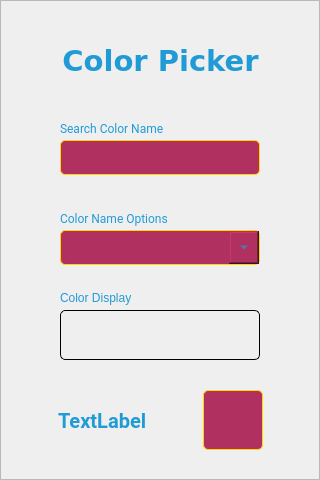
<?xml version="1.0" encoding="UTF-8"?>
<ui version="4.0">
 <class>MainWindow</class>
 <widget class="QMainWindow" name="MainWindow">
  <property name="geometry">
   <rect>
    <x>0</x>
    <y>0</y>
    <width>320</width>
    <height>480</height>
   </rect>
  </property>
  <property name="minimumSize">
   <size>
    <width>320</width>
    <height>480</height>
   </size>
  </property>
  <property name="maximumSize">
   <size>
    <width>320</width>
    <height>480</height>
   </size>
  </property>
  <property name="windowTitle">
   <string>MainWindow</string>
  </property>
  <widget class="QWidget" name="centralwidget">
   <property name="minimumSize">
    <size>
     <width>320</width>
     <height>480</height>
    </size>
   </property>
   <property name="maximumSize">
    <size>
     <width>320</width>
     <height>480</height>
    </size>
   </property>
   <property name="styleSheet">
    <string notr="true">#comboBox{
	background-color:#B03060;
	selection-background-color:#88254a;
	border:1px solid#FFD700;
	border-radius:5px;
	color:#219BD6;
}
#comboBox:drop-down{
	width: 30px;
}

#frame{
	background-image: url(:/background/background.png);
}
#searchBtn, #lineEdit{
	background:transparent;
	border:0px;
	padding:3px;
	color:#219BD6;
}
#searchFrame{
	border-radius:5px;
	border:1px solid#FFD700;
	background-color:#B03060;
}
#frame_3{
	background:transparent;
}
#clipBoardBtn{
	border:1px solid#FFD700;
	border-radius:5px;
	background-color:#B03060;
}
#clipBoardBtn:pressed{
	background-color:#88254a;
}
QLabel{
	color:#219BD6;
}
#lineEdit,#comboBox{
	font-size:12px;
	font-weight:bold;
}
#searchText,#optionText{
	font-family:roboto;
}
#displayFrame{
	background:transparent;
	border:1px solid;
	border-radius:5px;
}</string>
   </property>
   <layout class="QHBoxLayout" name="horizontalLayout">
    <property name="spacing">
     <number>0</number>
    </property>
    <property name="leftMargin">
     <number>0</number>
    </property>
    <property name="topMargin">
     <number>0</number>
    </property>
    <property name="rightMargin">
     <number>0</number>
    </property>
    <property name="bottomMargin">
     <number>0</number>
    </property>
    <item>
     <widget class="QWidget" name="colorPicker" native="true">
      <layout class="QHBoxLayout" name="horizontalLayout_2">
       <property name="spacing">
        <number>0</number>
       </property>
       <property name="leftMargin">
        <number>0</number>
       </property>
       <property name="topMargin">
        <number>0</number>
       </property>
       <property name="rightMargin">
        <number>0</number>
       </property>
       <property name="bottomMargin">
        <number>0</number>
       </property>
       <item>
        <widget class="QFrame" name="frame">
         <property name="autoFillBackground">
          <bool>false</bool>
         </property>
         <property name="styleSheet">
          <string notr="true"/>
         </property>
         <property name="frameShape">
          <enum>QFrame::StyledPanel</enum>
         </property>
         <property name="frameShadow">
          <enum>QFrame::Raised</enum>
         </property>
         <widget class="QFrame" name="searchFrame">
          <property name="geometry">
           <rect>
            <x>60</x>
            <y>140</y>
            <width>200</width>
            <height>35</height>
           </rect>
          </property>
          <property name="frameShape">
           <enum>QFrame::StyledPanel</enum>
          </property>
          <property name="frameShadow">
           <enum>QFrame::Raised</enum>
          </property>
          <layout class="QHBoxLayout" name="horizontalLayout_3">
           <property name="spacing">
            <number>0</number>
           </property>
           <property name="leftMargin">
            <number>0</number>
           </property>
           <property name="topMargin">
            <number>0</number>
           </property>
           <property name="rightMargin">
            <number>0</number>
           </property>
           <property name="bottomMargin">
            <number>0</number>
           </property>
           <item>
            <widget class="QPushButton" name="searchBtn">
             <property name="text">
              <string/>
             </property>
             <property name="icon">
              <iconset resource="background_image.qrc">
               <normaloff>:/image/search.svg</normaloff>:/image/search.svg</iconset>
             </property>
             <property name="iconSize">
              <size>
               <width>20</width>
               <height>20</height>
              </size>
             </property>
            </widget>
           </item>
           <item>
            <widget class="QLineEdit" name="lineEdit">
             <property name="maxLength">
              <number>25</number>
             </property>
            </widget>
           </item>
          </layout>
         </widget>
         <widget class="QFrame" name="frame_3">
          <property name="geometry">
           <rect>
            <x>0</x>
            <y>380</y>
            <width>321</width>
            <height>81</height>
           </rect>
          </property>
          <property name="styleSheet">
           <string notr="true"/>
          </property>
          <property name="frameShape">
           <enum>QFrame::StyledPanel</enum>
          </property>
          <property name="frameShadow">
           <enum>QFrame::Raised</enum>
          </property>
          <layout class="QHBoxLayout" name="horizontalLayout_4">
           <property name="spacing">
            <number>0</number>
           </property>
           <property name="leftMargin">
            <number>0</number>
           </property>
           <property name="topMargin">
            <number>0</number>
           </property>
           <property name="rightMargin">
            <number>0</number>
           </property>
           <property name="bottomMargin">
            <number>0</number>
           </property>
           <item>
            <spacer name="horizontalSpacer_2">
             <property name="orientation">
              <enum>Qt::Horizontal</enum>
             </property>
             <property name="sizeHint" stdset="0">
              <size>
               <width>50</width>
               <height>20</height>
              </size>
             </property>
            </spacer>
           </item>
           <item>
            <widget class="QLabel" name="colorCode">
             <property name="font">
              <font>
               <family>Roboto</family>
               <pointsize>15</pointsize>
               <bold>true</bold>
              </font>
             </property>
             <property name="text">
              <string>TextLabel</string>
             </property>
            </widget>
           </item>
           <item>
            <spacer name="horizontalSpacer">
             <property name="orientation">
              <enum>Qt::Horizontal</enum>
             </property>
             <property name="sizeType">
              <enum>QSizePolicy::Expanding</enum>
             </property>
             <property name="sizeHint" stdset="0">
              <size>
               <width>40</width>
               <height>20</height>
              </size>
             </property>
            </spacer>
           </item>
           <item>
            <widget class="QPushButton" name="clipBoardBtn">
             <property name="minimumSize">
              <size>
               <width>60</width>
               <height>60</height>
              </size>
             </property>
             <property name="maximumSize">
              <size>
               <width>60</width>
               <height>60</height>
              </size>
             </property>
             <property name="text">
              <string/>
             </property>
             <property name="icon">
              <iconset resource="background_image.qrc">
               <normaloff>:/image/clipboard.svg</normaloff>:/image/clipboard.svg</iconset>
             </property>
             <property name="iconSize">
              <size>
               <width>24</width>
               <height>24</height>
              </size>
             </property>
            </widget>
           </item>
           <item>
            <spacer name="horizontalSpacer_3">
             <property name="orientation">
              <enum>Qt::Horizontal</enum>
             </property>
             <property name="sizeType">
              <enum>QSizePolicy::Expanding</enum>
             </property>
             <property name="sizeHint" stdset="0">
              <size>
               <width>20</width>
               <height>20</height>
              </size>
             </property>
            </spacer>
           </item>
          </layout>
         </widget>
         <widget class="QComboBox" name="comboBox">
          <property name="geometry">
           <rect>
            <x>60</x>
            <y>230</y>
            <width>200</width>
            <height>35</height>
           </rect>
          </property>
         </widget>
         <widget class="QLabel" name="titleText">
          <property name="geometry">
           <rect>
            <x>0</x>
            <y>40</y>
            <width>321</width>
            <height>41</height>
           </rect>
          </property>
          <property name="font">
           <font>
            <family>Verdana</family>
            <pointsize>22</pointsize>
            <bold>true</bold>
            <strikeout>false</strikeout>
            <stylestrategy>PreferDefault</stylestrategy>
           </font>
          </property>
          <property name="text">
           <string>Color Picker</string>
          </property>
          <property name="alignment">
           <set>Qt::AlignCenter</set>
          </property>
          <property name="wordWrap">
           <bool>false</bool>
          </property>
         </widget>
         <widget class="QLabel" name="searchText">
          <property name="geometry">
           <rect>
            <x>60</x>
            <y>120</y>
            <width>111</width>
            <height>16</height>
           </rect>
          </property>
          <property name="text">
           <string>Search Color Name</string>
          </property>
         </widget>
         <widget class="QLabel" name="optionText">
          <property name="geometry">
           <rect>
            <x>60</x>
            <y>210</y>
            <width>111</width>
            <height>16</height>
           </rect>
          </property>
          <property name="text">
           <string>Color Name Options</string>
          </property>
         </widget>
         <widget class="QLabel" name="optionText_2">
          <property name="geometry">
           <rect>
            <x>60</x>
            <y>290</y>
            <width>111</width>
            <height>16</height>
           </rect>
          </property>
          <property name="text">
           <string>Color Display</string>
          </property>
         </widget>
         <widget class="QFrame" name="displayFrame">
          <property name="geometry">
           <rect>
            <x>60</x>
            <y>310</y>
            <width>200</width>
            <height>50</height>
           </rect>
          </property>
          <property name="frameShape">
           <enum>QFrame::StyledPanel</enum>
          </property>
          <property name="frameShadow">
           <enum>QFrame::Raised</enum>
          </property>
         </widget>
        </widget>
       </item>
      </layout>
     </widget>
    </item>
   </layout>
  </widget>
 </widget>
 <resources>
  <include location="background_image.qrc"/>
 </resources>
 <connections/>
</ui>
